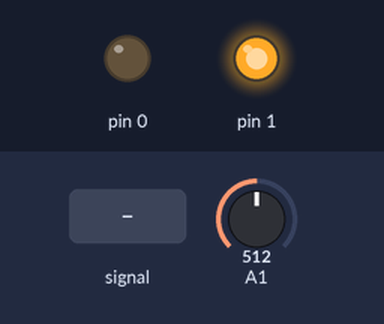
Recording of a sketch running on a simulated Arduino Uno, built with avr-gcc and run on an emulated ATmega328P. Shown: output pins drawn as LEDs (lit = HIGH). Dashed ring = blinking. The test bench sets the inputs (shaded band); at power-on: A1 = 512.

Above: at 1.2 s.
1.3 s: A1 fed a 200 Hz sine of ±81 counts around its level
At 1.46 s:
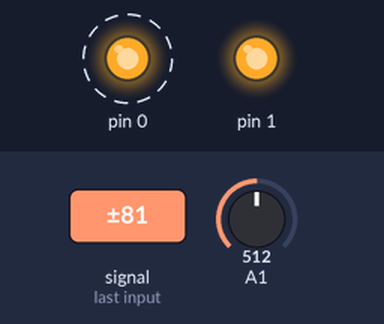
4.3 s: A1 set to 716
5.8 s: A1 set to 525
7.3 s: A1 set to 500
At 7.8 s:
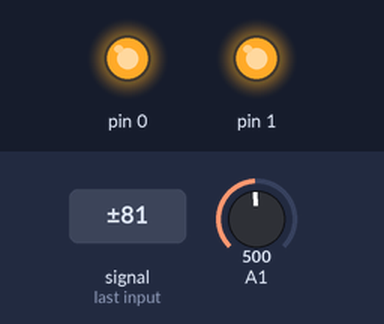
8.8 s: A1 set to 522
At 39.2 s:
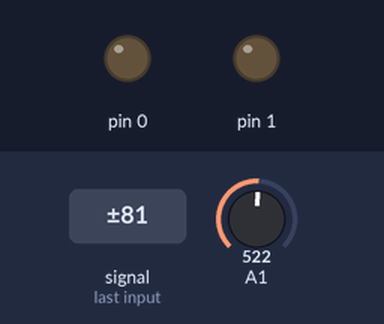
Timing chart, 0 to 40.3 s (numbered marks = the images above; inputs shaded):
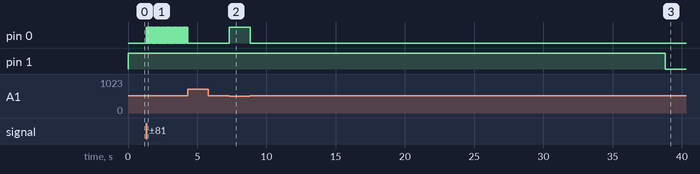

The sketch:

Mini_Fan.ino
```cpp
/* Classic Mini Fan controller

    (C) A.G.Doswell 2021

    Runs on a Tiny 85, or almost anything else, and uses the standard temp sender in the cylinder head. Doesn't upset the existing gauge.

    Schematic at andydoz.blosgpot.com
*/

#include <avr/io.h>
#define setPoint 512
#define time_limit 30000 // time fan is left running after temperature drops below threshold.
unsigned long cumulative;
unsigned int average;
unsigned long timer;

void setup() {
  pinMode (0, OUTPUT);
  pinMode (1, OUTPUT);
  digitalWrite(0, LOW);
  digitalWrite(1, LOW);
}
void loop() {
  for (int i = 0; i <= 99; i++) { //get 100 samples
    cumulative += analogRead(A1);
  }
  average = cumulative / 100;// average them out
  cumulative = 0;
  if (average < 512) { // if the average is less than 512, set the fan timer running, and switch the instantanious LED on
    timer = millis();
    digitalWrite (0, HIGH);
  }
  else {
    digitalWrite(0, LOW); // if the average is greater than 512, switch the instantanious LED off.
  }
  if ((millis() - timer) < time_limit) { // if the timer is running, switch the fan on
    digitalWrite(1, HIGH);
  }
  else {
    digitalWrite(1, LOW); // if the timer isn't runing switch the fan off.
  }
}
```

Measured:
- after the input at 1.3 s, pin 0: alternates HIGH for 0.03 s and LOW for 0.03 s, starting at once
- after the input at 4.3 s, pin 0: goes on until 4.3 s, then stays LOW
- after the input at 5.8 s, every drawn part: stays the same
- after the input at 7.3 s, pin 0: LOW → HIGH at once
- after the input at 8.8 s, pin 0: HIGH → LOW at once; pin 1: HIGH → LOW after 30.0 s
